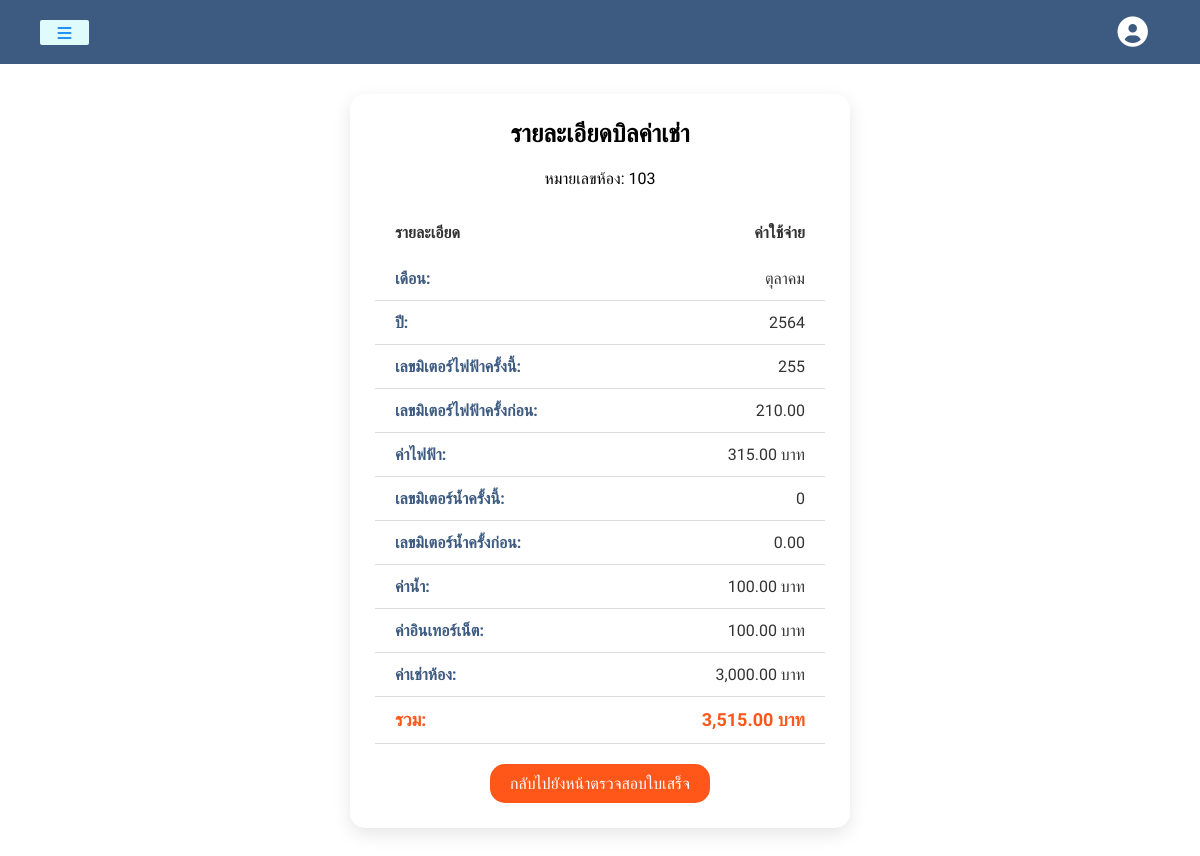
Screenshot of /view_receipt_owner.php?id=72 (signed in) with the database file from the repository.
### tables this page shows
CREATE TABLE `billing_statements` (
  `id` int(11) NOT NULL,
  `user_id` int(11) NOT NULL,
  `apartment_id` int(11) NOT NULL,
  `room_number` varchar(10) NOT NULL,
  `month` varchar(20) NOT NULL,
  `year` int(4) NOT NULL,
  `electricity_cost` decimal(10,2) NOT NULL,
  `water_cost` decimal(10,2) NOT NULL,
  `internet_cost` decimal(10,2) NOT NULL,
  `room_cost` decimal(10,2) NOT NULL,
  `total_cost` decimal(10,2) NOT NULL,
  `created_at` timestamp NOT NULL DEFAULT current_timestamp(),
  `electricity_meter` float DEFAULT NULL,
  `water_meter` float DEFAULT NULL,
  `electricity_meter_previous` decimal(10,2) NOT NULL DEFAULT 0.00,
  `water_meter_previous` decimal(10,2) NOT NULL DEFAULT 0.00,
  `expense_type` varchar(20) NOT NULL DEFAULT 'all'
);

### view_receipt_owner.php (the view, shortened to what this page needs)
<?php
include('server.php');
$receipt_id = (int) $_GET['id'];
$query = "SELECT * FROM billing_statements WHERE id = ?";
$stmt = $con->prepare($query);
$stmt->bind_param('i', $receipt_id);
$stmt->execute();
$result = $stmt->get_result();
$receipt = $result->fetch_assoc();
?>
<!DOCTYPE html>
<html lang="en">
<head>
    <link rel="stylesheet" href="https://cdnjs.cloudflare.com/ajax/libs/font-awesome/6.0.0-beta3/css/all.min.css">
    <link rel="stylesheet" href="assets/css/home.css">
    <link rel="stylesheet" href="assets/css/view_receipt_owner.css">
    <link rel="stylesheet" href="assets/css/dropdown.css">
</head>
<body>
<div class="container">
    <header class="header">
        <button class="btn-toggle"><i class="fa-solid fa-bars"></i></button>
        <nav>
            <ul>
                <li class="dropdown">
                    <div class="dropbtn">
                        <i class="fa-solid fa-circle-user fa-2x"></i>
                    </div>
                </li>
            </ul>
        </nav>
    </header>
    <div class="container">
    <form method="POST" action="">
    <h2>รายละเอียดบิลค่าเช่า</h2>
    <p>หมายเลขห้อง: <?php echo htmlspecialchars($receipt['room_number']); ?></p>
    <table>
        <thead>
            <tr>
                <th>รายละเอียด</th>
                <th>ค่าใช้จ่าย</th>
            </tr>
        </thead>
        <tbody>
            <tr>
                <td>เดือน:</td>
                <td><?php echo htmlspecialchars($receipt['month']); ?></td>
            </tr>
            <tr>
                <td>ปี:</td>
                <td><?php echo htmlspecialchars($receipt['year']); ?></td>
            </tr>
            <tr>
                <td>เลขมิเตอร์ไฟฟ้าครั้งนี้:</td>
                <td><?php echo htmlspecialchars($receipt['electricity_meter']); ?></td>
            </tr>
            <tr>
                <td>เลขมิเตอร์ไฟฟ้าครั้งก่อน:</td>
                <td><?php echo htmlspecialchars($receipt['electricity_meter_previous']); ?></td>
            </tr>
            <tr>
                <td>ค่าไฟฟ้า:</td>
                <td><?php echo htmlspecialchars(number_format($receipt['electricity_cost'], 2)); ?> บาท</td>
            </tr>
            <tr>
                <td>เลขมิเตอร์น้ำครั้งนี้:</td>
                <td><?php echo htmlspecialchars($receipt['water_meter']); ?></td>
            </tr>
            <tr>
                <td>เลขมิเตอร์น้ำครั้งก่อน:</td>
                <td><?php echo htmlspecialchars($receipt['water_meter_previous']); ?></td>
            </tr>
            <tr>
                <td>ค่าน้ำ:</td>
                <td><?php echo htmlspecialchars(number_format($receipt['water_cost'], 2)); ?> บาท</td>
            </tr>
            <tr>
                <td>ค่าอินเทอร์เน็ต:</td>
                <td><?php echo htmlspecialchars(number_format($receipt['internet_cost'], 2)); ?> บาท</td>
            </tr>
            <tr>
                <td>ค่าเช่าห้อง:</td>
                <td><?php echo htmlspecialchars(number_format($receipt['room_cost'], 2)); ?> บาท</td>
            </tr>
            <tr>
                <td><strong>รวม:</strong></td>
                <td><strong><?php echo htmlspecialchars(number_format($receipt['total_cost'], 2)); ?> บาท</strong></td>
            </tr>
        </tbody>
    </table>
    <a href="check_receipt.php" class="btn">กลับไปยังหน้าตรวจสอบใบเสร็จ</a>
    </form>
</div>
</body>
</html>

### assets/css/home.css (style rules this page uses)
:root { --padding: 0.5rem; --margin-left: 0.5rem; --smoky-black: #3d5a80; --pine-tree: #3d5a80; --blue: #2191fb; --white: #e0fbfc; --font-size: 0.8rem; }
* { margin: 0; padding: 0; box-sizing: border-box; text-decoration: none; }
body { font-family: "Prompt", sans-serif; }
.container { width: auto; min-height: 100vh; transition: margin-left 0.3s linear; }
.header { width: 100%; height: 50px; display: flex; justify-content: start; align-items: center; background-color: var(--pine-tree); }
.btn-toggle { width: 50px; height: 25px; border: none; border-radius: 2px; display: flex; justify-content: center; align-items: center; padding: var(--padding); background-color: var(--white); color: var(--blue); margin-left: var(--margin-left); cursor: pointer; transition: all 0.3s linear; }

### assets/css/view_receipt_owner.css (style rules this page uses)
* { margin: 0; padding: 0; box-sizing: border-box; }
header { position: sticky; top: 0; background: #3d5a80; padding: 2rem 2rem; }
nav { width: 100%; display: flex; justify-content: space-between; align-items: center; }
ul { display: flex; margin: 0; padding: 0; list-style: none; }
li { margin-right: 20px; font-size: 20px; font-weight: bold; }
.header button { margin-top: 1px; padding: 10px 15px; font-size: 16px; }
form { background-color: #fff; padding: 25px; border-radius: 15px; box-shadow: 0 6px 18px rgba(0, 0, 0, 0.1); display: flex; flex-direction: column; align-items: center; width: 100%; max-width: 500px; margin: 30px auto; }
h2 { font-size: 25px; font-weight: 600; color: #000000; text-align: center; margin-bottom: 20px; }
table { width: 100%; border-collapse: collapse; margin: 20px 0; }
table th { padding: 15px 20px; text-align: left; font-size: 16px; color: #333; font-weight: bold; }
table th:last-child { text-align: right; }
table tbody tr { border-bottom: 1px solid #ddd; }
table td { padding: 12px 20px; text-align: left; font-size: 16px; color: #333; }
table tr td:first-child { font-weight: 600; color: #3d5a80; }
table tr:last-child td { border-bottom: none; }
table tr:last-child td strong { font-size: 18px; color: #ff5619; }
table td:last-child { text-align: right; }
.btn { display: inline-block; padding: 10px 20px; background-color: #ff5619; color: white; text-decoration: none; border-radius: 15px; text-align: center; font-size: 16px; transition: background-color 0.3s; }

### assets/css/dropdown.css (style rules this page uses)
.dropdown .dropbtn { background-color: transparent; border: none; cursor: pointer; }
.dropdown .dropbtn i { font-size: 1.9rem; color: white; }

### rows the page displays
billing_statements: room_number "103", month "ตุลาคม", year "2564", electricity_meter "255", electricity_meter_previous "210.00", electricity_cost "315.00", water_meter "0", water_meter_previous "0.00", water_cost "100.00", internet_cost "100.00", room_cost "3,000.00", total_cost "3,515.00"
